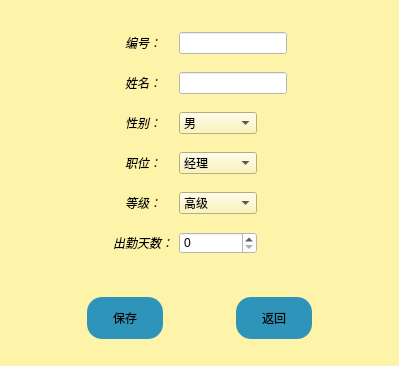
<?xml version="1.0" encoding="UTF-8"?>
<ui version="4.0">
 <class>Add</class>
 <widget class="QWidget" name="Add">
  <property name="geometry">
   <rect>
    <x>0</x>
    <y>0</y>
    <width>399</width>
    <height>366</height>
   </rect>
  </property>
  <property name="windowTitle">
   <string>Form</string>
  </property>
  <property name="windowIcon">
   <iconset resource="res.qrc">
    <normaloff>:/new/prefix1/任务栏图标.png</normaloff>:/new/prefix1/任务栏图标.png</iconset>
  </property>
  <property name="styleSheet">
   <string notr="true">background-color: rgb(254, 244, 169);</string>
  </property>
  <layout class="QGridLayout" name="gridLayout_3">
   <item row="1" column="0">
    <widget class="QWidget" name="widget" native="true">
     <layout class="QGridLayout" name="gridLayout">
      <item row="0" column="0">
       <spacer name="horizontalSpacer">
        <property name="orientation">
         <enum>Qt::Horizontal</enum>
        </property>
        <property name="sizeHint" stdset="0">
         <size>
          <width>40</width>
          <height>20</height>
         </size>
        </property>
       </spacer>
      </item>
      <item row="0" column="4">
       <spacer name="horizontalSpacer_2">
        <property name="orientation">
         <enum>Qt::Horizontal</enum>
        </property>
        <property name="sizeHint" stdset="0">
         <size>
          <width>40</width>
          <height>20</height>
         </size>
        </property>
       </spacer>
      </item>
      <item row="0" column="1">
       <widget class="QPushButton" name="btn_save">
        <property name="minimumSize">
         <size>
          <width>76</width>
          <height>42</height>
         </size>
        </property>
        <property name="styleSheet">
         <string notr="true">QPushButton{font: 11pt '微软雅黑 Light';color: rgb(0,0,0);background-color: rgba(46,148,185,1)}
QPushButton{border: none;border-radius:15px;}
QPushButton:hover{background-color: rgb(22,218,208);}
QPushButton:pressed{background-color: rgb(17,171,164);}</string>
        </property>
        <property name="text">
         <string>保存</string>
        </property>
       </widget>
      </item>
      <item row="0" column="3">
       <widget class="QPushButton" name="exit">
        <property name="minimumSize">
         <size>
          <width>76</width>
          <height>42</height>
         </size>
        </property>
        <property name="styleSheet">
         <string notr="true">QPushButton{font: 11pt '微软雅黑 Light';color: rgb(0,0,0);background-color:rgba(46,148,185,1)}
QPushButton{border: none;border-radius:15px;}
QPushButton:hover{background-color: rgb(22,218,208);}
QPushButton:pressed{background-color: rgb(17,171,164);}</string>
        </property>
        <property name="text">
         <string>返回</string>
        </property>
       </widget>
      </item>
      <item row="0" column="2">
       <spacer name="horizontalSpacer_3">
        <property name="orientation">
         <enum>Qt::Horizontal</enum>
        </property>
        <property name="sizeHint" stdset="0">
         <size>
          <width>40</width>
          <height>20</height>
         </size>
        </property>
       </spacer>
      </item>
     </layout>
    </widget>
   </item>
   <item row="0" column="0">
    <widget class="QWidget" name="widget_2" native="true">
     <property name="minimumSize">
      <size>
       <width>0</width>
       <height>265</height>
      </size>
     </property>
     <layout class="QGridLayout" name="gridLayout_2">
      <item row="0" column="1">
       <widget class="QLabel" name="label">
        <property name="styleSheet">
         <string notr="true">QLabel{
	background:rgba(85,170,225,0);
	color:black;
	font-style: italic bold;
	font: 14pt &quot;黑体&quot;;
}
</string>
        </property>
        <property name="text">
         <string>编号：</string>
        </property>
        <property name="alignment">
         <set>Qt::AlignCenter</set>
        </property>
       </widget>
      </item>
      <item row="5" column="2">
       <widget class="QSpinBox" name="sb_day">
        <property name="styleSheet">
         <string notr="true">color: rgb(0, 0, 0);
background-color: white;
font: 14pt &quot;3ds&quot;;</string>
        </property>
        <property name="maximum">
         <number>31</number>
        </property>
       </widget>
      </item>
      <item row="3" column="2">
       <widget class="QComboBox" name="cb_job">
        <property name="styleSheet">
         <string notr="true">color: rgb(0, 0, 0);

font: 14pt &quot;3ds&quot;;</string>
        </property>
        <item>
         <property name="text">
          <string>经理</string>
         </property>
        </item>
        <item>
         <property name="text">
          <string>销售经理</string>
         </property>
        </item>
        <item>
         <property name="text">
          <string>技术人员</string>
         </property>
        </item>
        <item>
         <property name="text">
          <string>销售人员</string>
         </property>
        </item>
       </widget>
      </item>
      <item row="2" column="1">
       <widget class="QLabel" name="label_3">
        <property name="styleSheet">
         <string notr="true">QLabel{
	background:rgba(85,170,225,0);
	color:black;
	font-style: italic bold;
	font: 14pt &quot;黑体&quot;;
}
</string>
        </property>
        <property name="text">
         <string>性别：</string>
        </property>
        <property name="alignment">
         <set>Qt::AlignCenter</set>
        </property>
       </widget>
      </item>
      <item row="4" column="1">
       <widget class="QLabel" name="label_5">
        <property name="layoutDirection">
         <enum>Qt::LeftToRight</enum>
        </property>
        <property name="styleSheet">
         <string notr="true">QLabel{
	background:rgba(85,170,225,0);
	color:black;
	font-style: italic bold;
	font: 14pt &quot;黑体&quot;;
}
</string>
        </property>
        <property name="text">
         <string>等级：</string>
        </property>
        <property name="alignment">
         <set>Qt::AlignCenter</set>
        </property>
       </widget>
      </item>
      <item row="0" column="2" colspan="2">
       <widget class="QLineEdit" name="le_id">
        <property name="styleSheet">
         <string notr="true">color: black;
background-color: white;
font: 14pt &quot;3ds&quot;;</string>
        </property>
       </widget>
      </item>
      <item row="3" column="1">
       <widget class="QLabel" name="label_4">
        <property name="styleSheet">
         <string notr="true">QLabel{
	background:rgba(85,170,225,0);
	color:black;
	font-style: italic bold;
	font: 14pt &quot;黑体&quot;;
}
</string>
        </property>
        <property name="text">
         <string>职位：</string>
        </property>
        <property name="alignment">
         <set>Qt::AlignCenter</set>
        </property>
       </widget>
      </item>
      <item row="4" column="2">
       <widget class="QComboBox" name="cb_grade">
        <property name="styleSheet">
         <string notr="true">color: rgb(0, 0, 0);

font: 14pt &quot;3ds&quot;;</string>
        </property>
        <item>
         <property name="text">
          <string>高级</string>
         </property>
        </item>
        <item>
         <property name="text">
          <string>中级</string>
         </property>
        </item>
        <item>
         <property name="text">
          <string>初级</string>
         </property>
        </item>
       </widget>
      </item>
      <item row="1" column="1">
       <widget class="QLabel" name="label_2">
        <property name="styleSheet">
         <string notr="true">QLabel{
	background:rgba(85,170,225,0);
	color:black;
	font-style: italic bold;
	font: 14pt &quot;黑体&quot;;
}
</string>
        </property>
        <property name="text">
         <string>姓名：</string>
        </property>
        <property name="alignment">
         <set>Qt::AlignCenter</set>
        </property>
       </widget>
      </item>
      <item row="5" column="1">
       <widget class="QLabel" name="label_6">
        <property name="styleSheet">
         <string notr="true">QLabel{
	background:rgba(85,170,225,0);
	color:black;
	font-style: italic bold;
	font: 14pt &quot;黑体&quot;;
}
</string>
        </property>
        <property name="text">
         <string>出勤天数：</string>
        </property>
       </widget>
      </item>
      <item row="2" column="2">
       <widget class="QComboBox" name="cb_sex">
        <property name="styleSheet">
         <string notr="true">color: rgb(0, 0, 0);

font: 14pt &quot;3ds&quot;;</string>
        </property>
        <item>
         <property name="text">
          <string>男</string>
         </property>
        </item>
        <item>
         <property name="text">
          <string>女</string>
         </property>
        </item>
       </widget>
      </item>
      <item row="1" column="2" colspan="2">
       <widget class="QLineEdit" name="le_name">
        <property name="minimumSize">
         <size>
          <width>21</width>
          <height>0</height>
         </size>
        </property>
        <property name="styleSheet">
         <string notr="true">color: black;
background-color: white;
font: 14pt &quot;3ds&quot;;</string>
        </property>
       </widget>
      </item>
      <item row="1" column="0">
       <spacer name="horizontalSpacer_4">
        <property name="orientation">
         <enum>Qt::Horizontal</enum>
        </property>
        <property name="sizeHint" stdset="0">
         <size>
          <width>40</width>
          <height>20</height>
         </size>
        </property>
       </spacer>
      </item>
      <item row="3" column="4">
       <spacer name="horizontalSpacer_5">
        <property name="orientation">
         <enum>Qt::Horizontal</enum>
        </property>
        <property name="sizeHint" stdset="0">
         <size>
          <width>40</width>
          <height>20</height>
         </size>
        </property>
       </spacer>
      </item>
     </layout>
    </widget>
   </item>
  </layout>
 </widget>
 <tabstops>
  <tabstop>le_id</tabstop>
  <tabstop>le_name</tabstop>
  <tabstop>cb_sex</tabstop>
  <tabstop>cb_job</tabstop>
  <tabstop>cb_grade</tabstop>
  <tabstop>sb_day</tabstop>
  <tabstop>btn_save</tabstop>
  <tabstop>exit</tabstop>
 </tabstops>
 <resources>
  <include location="res.qrc"/>
 </resources>
 <connections/>
</ui>
